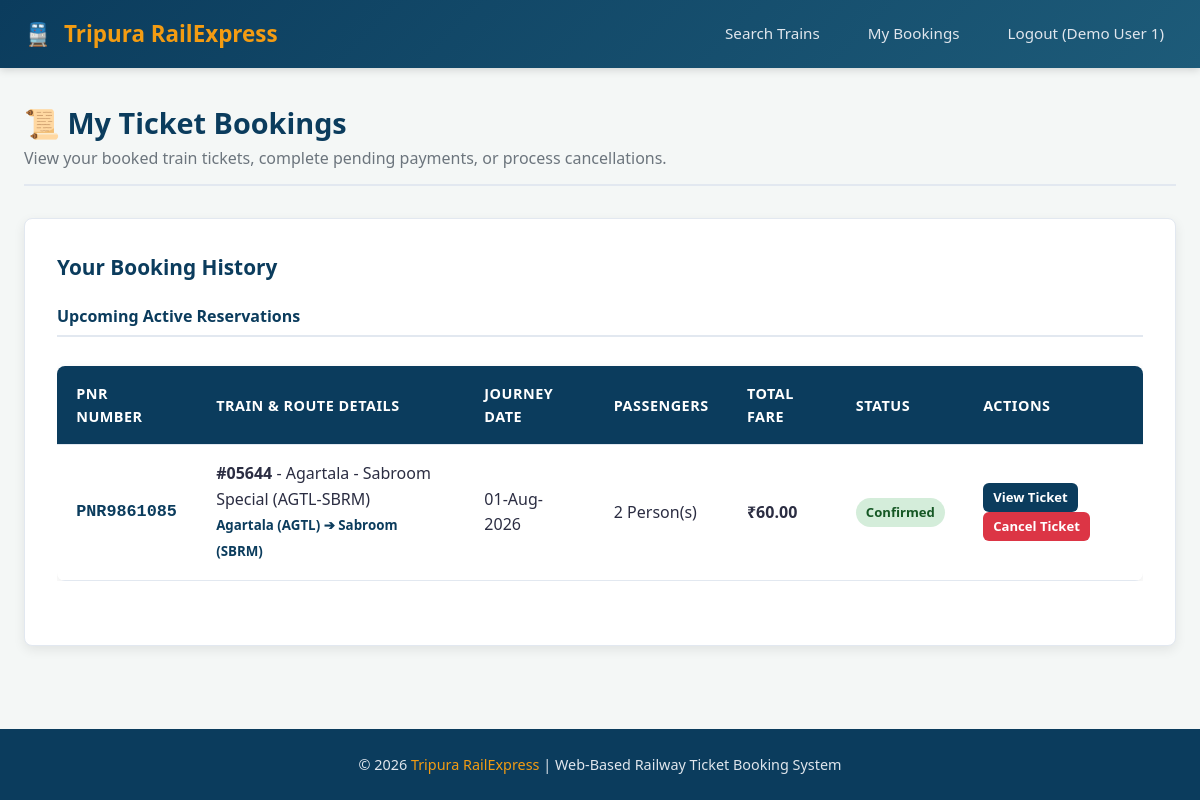
The page /users/my_bookings.php (signed in) on the database its author committed.
### tables this page shows
CREATE TABLE IF NOT EXISTS `bookings` (
  `booking_id` INT AUTO_INCREMENT PRIMARY KEY,
  `pnr_number` VARCHAR(10) NOT NULL UNIQUE,
  `user_id` INT NOT NULL,
  `train_id` INT NOT NULL,
  `boarding_station` VARCHAR(100) NOT NULL,
  `deboarding_station` VARCHAR(100) NOT NULL,
  `travel_class` ENUM('GN', '2S', 'SL', 'CC', '3AC') DEFAULT 'GN',
  `booking_date` TIMESTAMP DEFAULT CURRENT_TIMESTAMP,
  `journey_date` DATE NOT NULL,
  `total_passengers` INT NOT NULL,
  `total_fare` DECIMAL(10,2) NOT NULL,
  `payment_method` VARCHAR(50) DEFAULT 'Simulated UPI',
  `txn_id` VARCHAR(50) DEFAULT NULL,
  `status` ENUM('Pending', 'Confirmed', 'Cancelled') DEFAULT 'Pending',
  FOREIGN KEY (`user_id`) REFERENCES `users`(`user_id`) ON DELETE CASCADE,
  FOREIGN KEY (`train_id`) REFERENCES `trains`(`train_id`) ON DELETE CASCADE
);

CREATE TABLE IF NOT EXISTS `trains` (
  `train_id` INT AUTO_INCREMENT PRIMARY KEY,
  `train_number` VARCHAR(10) NOT NULL UNIQUE,
  `train_name` VARCHAR(100) NOT NULL,
  `seats_gn` INT NOT NULL DEFAULT 50,
  `seats_2s` INT NOT NULL DEFAULT 40,
  `seats_sl` INT NOT NULL DEFAULT 60,
  `seats_cc` INT NOT NULL DEFAULT 30,
  `seats_3ac` INT NOT NULL DEFAULT 30,
  `running_days` VARCHAR(100) NOT NULL DEFAULT 'Mon,Tue,Wed,Thu,Fri,Sat,Sun',
  `is_deleted` TINYINT NOT NULL DEFAULT 0
);

### users/my_bookings.php (the view, shortened to what this page needs)
<?php
require_once '../config/db_connect.php';
$user_id = $_SESSION['user_id'];
$stmt = mysqli_prepare($conn, "
    SELECT b.*, t.train_number, t.train_name, t.is_deleted as train_deleted
    FROM bookings b
    LEFT JOIN trains t ON b.train_id = t.train_id
    WHERE b.user_id = ?
    ORDER BY b.booking_date DESC
");
mysqli_stmt_bind_param($stmt, "i", $user_id);
mysqli_stmt_execute($stmt);
$result = mysqli_stmt_get_result($stmt);
include '../includes/header.php';
?>
<div class="page-header">
    <h2>📜 My Ticket Bookings</h2>
    <p>View your booked train tickets, complete pending payments, or process cancellations.</p>
</div>
<?php
$upcoming = [];
$completed = [];
$cancelled = [];
$today_str = date('Y-m-d');
while ($row = mysqli_fetch_assoc($result)) {
    if ($row['status'] === 'Cancelled') {
        $cancelled[] = $row;
    } elseif ($row['status'] === 'Confirmed' && strtotime($row['journey_date']) < strtotime($today_str)) {
        $completed[] = $row;
    } else {
        $upcoming[] = $row;
    }
}
function render_booking_table($rows, $type) {
    if (empty($rows)) return;
    ?>
    <div style="margin-bottom:2rem;">
        <h4 style="color:var(--primary-color); margin-bottom:0.8rem; border-bottom:2px solid #e2e8f0; padding-bottom:6px;">
            <?php
            if ($type === 'upcoming') echo "Upcoming Active Reservations";
            elseif ($type === 'completed') echo "Completed Journeys";
            else echo "Cancelled Reservations";
            ?>
        </h4>
        <div class="table-responsive">
            <table class="data-table">
                <thead>
                    <tr>
                        <th>PNR Number</th>
                        <th>Train & Route Details</th>
                        <th>Journey Date</th>
                        <th>Passengers</th>
                        <th>Total Fare</th>
                        <th>Status</th>
                        <th>Actions</th>
                    </tr>
                </thead>
                <tbody>
                    <?php foreach ($rows as $row): ?>
                        <tr>
                            <td>
                                <strong style="color:var(--primary-color); font-size:1.05rem; font-family:monospace;"><?php echo htmlspecialchars($row['pnr_number']); ?></strong>
                            </td>
                            <td>
                                <strong>#<?php echo htmlspecialchars($row['train_number'] ?? 'N/A'); ?></strong> - <?php echo htmlspecialchars($row['train_name'] ?? 'Discontinued Train'); ?><br>
                                <small style="color:var(--primary-color); font-weight:bold;">
                                    <?php echo htmlspecialchars($row['boarding_station']); ?> ➔
                                    <?php echo htmlspecialchars($row['deboarding_station']); ?>
                                </small>
                            </td>
                            <td>
                                <?php echo date('d-M-Y', strtotime($row['journey_date'])); ?>
                            </td>
                            <td>
                                <?php echo $row['total_passengers']; ?> Person(s)
                            </td>
                            <td>
                                <strong>₹<?php echo number_format($row['total_fare'], 2); ?></strong>
                            </td>
                            <td>
                                <?php if ($type === 'completed'): ?>
                                    <span class="badge" style="background:#059669; color:#fff;">Completed</span>
                                <?php elseif ($type === 'cancelled'): ?>
                                    <span class="badge badge-cancelled">Cancelled</span>
                                <?php elseif ($row['status'] === 'Confirmed'): ?>
                                    <span class="badge badge-confirmed">Confirmed</span>
                                <?php else: ?>
                                    <span class="badge" style="background:#f39c12; color:#ffffff;">Payment Pending</span>
                                <?php endif; ?>
                            </td>
                            <td>
                                <?php if ($row['status'] === 'Confirmed'): ?>
                                    <a href="view_ticket.php?pnr=<?php echo $row['pnr_number']; ?>" class="btn btn-primary" style="padding:4px 10px; font-size:0.82rem;">View Ticket</a>
                                    <?php if ((!isset($row['train_deleted']) || $row['train_deleted'] != 1) && $type === 'upcoming'): ?>
                                        <a href="confirm_cancel.php?booking_id=<?php echo $row['booking_id']; ?>" class="btn btn-danger" style="padding:4px 10px; font-size:0.82rem;">Cancel Ticket</a>
                                    <?php endif; ?>
                                <?php else: ?>
                                    <span style="color:var(--text-muted); font-size:0.85rem;">Ticket Cancelled</span>
                                <?php endif; ?>
                            </td>
                        </tr>
                    <?php endforeach; ?>
                </tbody>
            </table>
        </div>
    </div>
    <?php
}
?>
<div class="card">
    <h3 class="card-title">Your Booking History</h3>
    <?php if (count($upcoming) > 0 || count($completed) > 0 || count($cancelled) > 0): ?>
        <?php render_booking_table($upcoming, 'upcoming'); ?>
    <?php else: ?>
        <p style="color: var(--text-muted);">No booking history found. <a href="../index.php">Search trains to book a ticket.</a></p>
    <?php endif; ?>
</div>
<?php include '../includes/footer.php'; ?>

### css/style.css (style rules this page uses)
:root { --primary-color: #0b3c5d; --primary-hover: #082b43; --accent-color: #d9534f; --secondary-color: #328cc1; --bg-light: #f4f7f6; --card-bg: #ffffff; --text-color: #2b2d42; --text-muted: #6c757d; --border-color: #e2e8f0; --success-color: #28a745; --warning-color: #ffc107; --danger-color: #dc3545; --shadow: 0 4px 12px rgba(0, 0, 0, 0.08); --radius: 8px; }
* { box-sizing: border-box; margin: 0; padding: 0; font-family: 'Segoe UI', Roboto, -apple-system, BlinkMacSystemFont, sans-serif; }
body { background-color: var(--bg-light); color: var(--text-color); display: flex; flex-direction: column; min-height: 100vh; line-height: 1.6; }
.page-header { margin-bottom: 2rem; border-bottom: 2px solid var(--border-color); padding-bottom: 0.8rem; }
.page-header h2 { color: var(--primary-color); font-size: 1.8rem; }
.page-header p { color: var(--text-muted); }
.card { background-color: var(--card-bg); border-radius: var(--radius); box-shadow: var(--shadow); padding: 2rem; margin-bottom: 2rem; border: 1px solid var(--border-color); }
.card-title { color: var(--primary-color); font-size: 1.3rem; margin-bottom: 1.2rem; display: flex; align-items: center; gap: 10px; }
.btn { display: inline-block; padding: 0.75rem 1.5rem; font-size: 0.95rem; font-weight: 600; text-align: center; text-decoration: none; border-radius: 6px; border: none; cursor: pointer; transition: all 0.2s ease; }
.btn-primary { background-color: var(--primary-color); color: white; }
.btn-danger { background-color: var(--danger-color); color: white; }
.table-responsive { overflow-x: auto; }
.data-table { width: 100%; border-collapse: collapse; margin-top: 1rem; background: white; border-radius: var(--radius); overflow: hidden; box-shadow: var(--shadow); }
.data-table th, .data-table td { padding: 1rem 1.2rem; text-align: left; border-bottom: 1px solid var(--border-color); }
.data-table th { background-color: var(--primary-color); color: white; font-weight: 600; font-size: 0.9rem; text-transform: uppercase; letter-spacing: 0.5px; }
.badge { display: inline-block; padding: 4px 10px; border-radius: 20px; font-size: 0.82rem; font-weight: 600; }
.badge-confirmed { background-color: #d4edda; color: #155724; }

### rows shown on the page
bookings: pnr_number "PNR9861085", train.train_number "05644", train.train_name "Agartala - Sabroom Special (AGTL-SBRM)", boarding_station "Agartala (AGTL)", deboarding_station "Sabroom (SBRM)", journey_date "01-Aug-2026", total_passengers "2", total_fare "60.00", status "Confirmed"

### other values the page prints
$_SESSION['full_name'] "Demo User 1"
